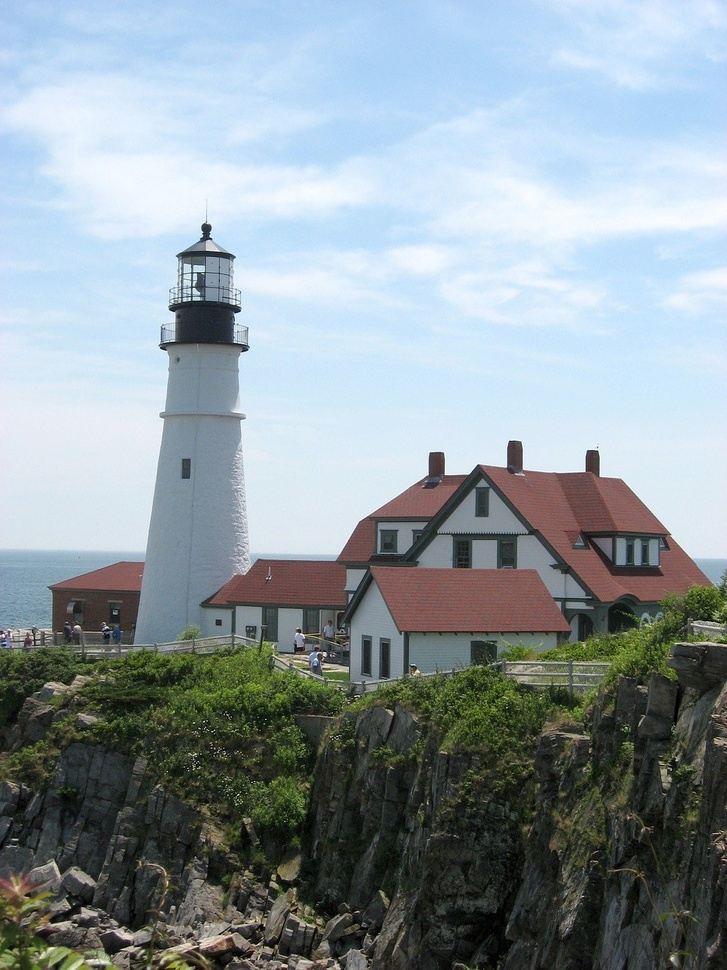
//> input picture images/pic/2019101203383336641.jpg, 727 x 970 px, shrunk from 960 x 1280 before the run, given in place of vtest.avi, which was not available
$ ./optical_flow_dense   (built with g++ and OpenCV 4)
//> lines starting //> are read from the running program, lines starting //| are printed output that depends on the picture; pictures that were not available may be replaced by others from this repository, and a replacement may not be noted
//********************
// Author:  yh
// Dense optical flow (Farneback): estimate a motion vector for every pixel,
//   visualized with HSV encoding
//  HSV encoding rule: H = flow direction angle, S = fixed saturation 1,
//                     V = speed magnitude (normalized)
//  Official example: tutorial_code/video/optical_flow/optical_flow_dense.cpp
//********************
#include <opencv2/opencv.hpp>
#include <opencv2/video.hpp>
#include <iostream>

using namespace cv;
using namespace std;

int main(int argc, char **argv) {
    String videoName("../data/vtest.avi");
    if (argc > 1) videoName = argv[1];

    VideoCapture capture(videoName);
    if (!capture.isOpened()) { cout << "无法打开视频" << endl; return -1; }

    Mat frame1, prvs;
    capture >> frame1;
//> frame1 is the input picture: 970 rows x 727 cols, CV_8UC3; mean B, G, R 158.4, 152.9, 140.7
    if (frame1.empty()) return -1;
    cvtColor(frame1, prvs, COLOR_BGR2GRAY);
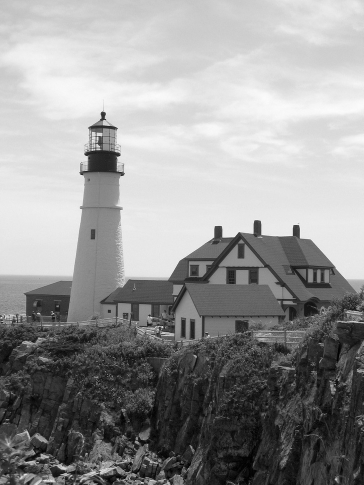
//> prvs: 970 rows x 727 cols, CV_8UC1 (shown at 1/2 size); min 0, max 255, mean 149.9

    while (true) {
        Mat frame2, next;
        capture >> frame2;
        if (frame2.empty()) break;
        cvtColor(frame2, next, COLOR_BGR2GRAY);

        // Farneback dense optical flow: outputs CV_32FC2 (per-pixel (dx, dy))
        Mat flow(prvs.size(), CV_32FC2);
        calcOpticalFlowFarneback(prvs, next, flow,
                                 0.5,     // pyr_scale: pyramid scaling
                                 3,       // levels: number of pyramid layers
                                 15,      // winsize: averaging window size
                                 3,       // iterations: iterations per layer
                                 5,       // poly_n: polynomial neighborhood size
                                 1.2,     // poly_sigma: Gaussian standard deviation
                                 0);      // flags

        // Split dx, dy -> polar (magnitude = speed, angle = direction)
        Mat flow_parts[2];
        split(flow, flow_parts);
        Mat magnitude, angle, magn_norm;
        cartToPolar(flow_parts[0], flow_parts[1], magnitude, angle, true);
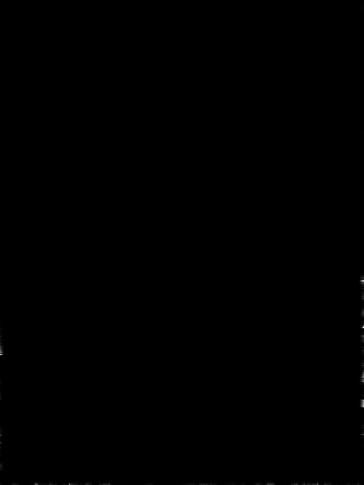
//> magnitude: 970 rows x 727 cols, CV_32FC1 (shown at 1/2 size); min 0, max 0.174, mean 8.38e-05; drawn with min black and max white
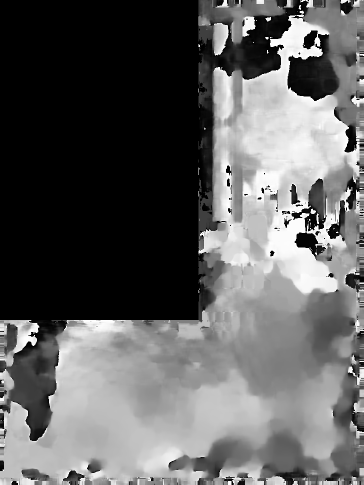
//> angle: 970 rows x 727 cols, CV_32FC1 (shown at 1/2 size); min 0, max 360, mean 135; drawn with min black and max white

        // Normalize speed to [0,1]; scale angle to the H channel range
        normalize(magnitude, magn_norm, 0.0f, 1.0f, NORM_MINMAX);
        angle *= ((1.f / 360.f) * (180.f / 255.f));
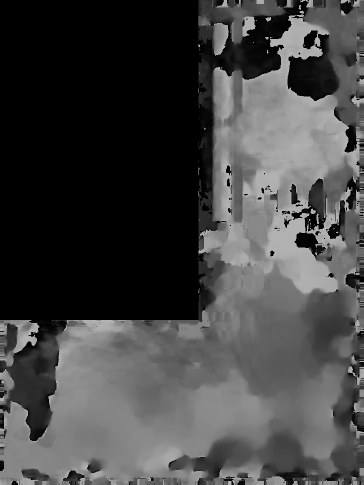
//> angle: 970 rows x 727 cols, CV_32FC1 (shown at 1/2 size); min 0, max 0.706, mean 0.265

        // Build HSV and convert to BGR for display: H=direction, S=1, V=speed
        Mat _hsv[3], hsv, hsv8, bgr;
        _hsv[0] = angle;
        _hsv[1] = Mat::ones(angle.size(), CV_32F);
//> _hsv[1]: 970 rows x 727 cols, CV_32FC1; every value is 1
        _hsv[2] = magn_norm;
        merge(_hsv, 3, hsv);
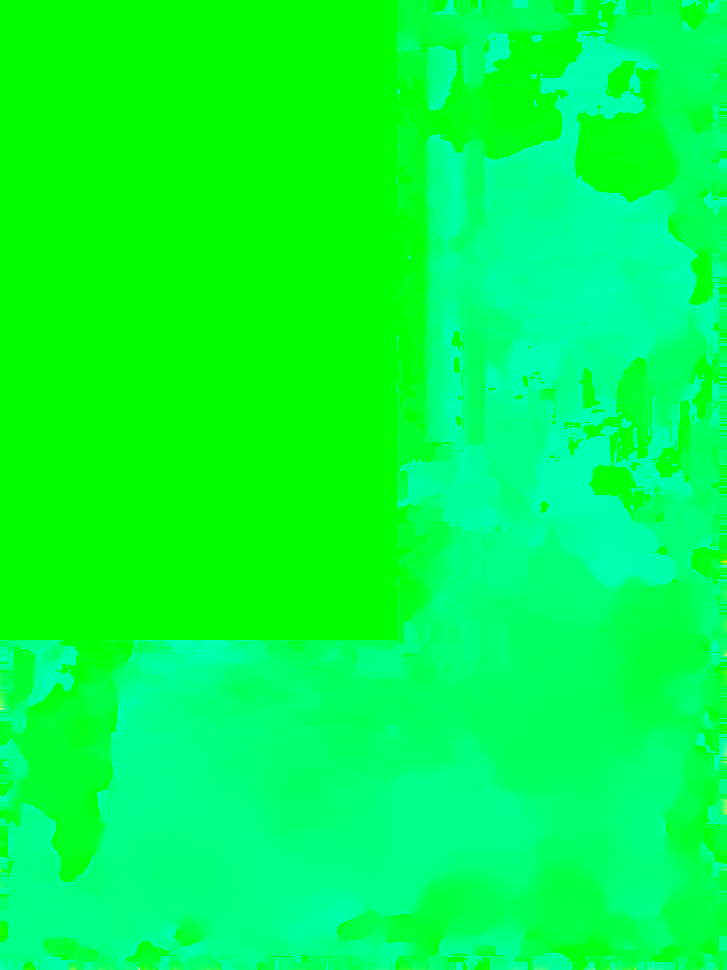
//> hsv: 970 rows x 727 cols, CV_32FC3; mean B, G, R 0.265, 1, 0.00048
        hsv.convertTo(hsv8, CV_8U, 255.0);
        cvtColor(hsv8, bgr, COLOR_HSV2BGR);

        imshow("dense optical flow", bgr);
        if (waitKey(30) == 27) break;
//> the Esc key is pressed
        prvs = next;
    }
    return 0;
}

$ run again, on images/pic/201910282300503083.jpg
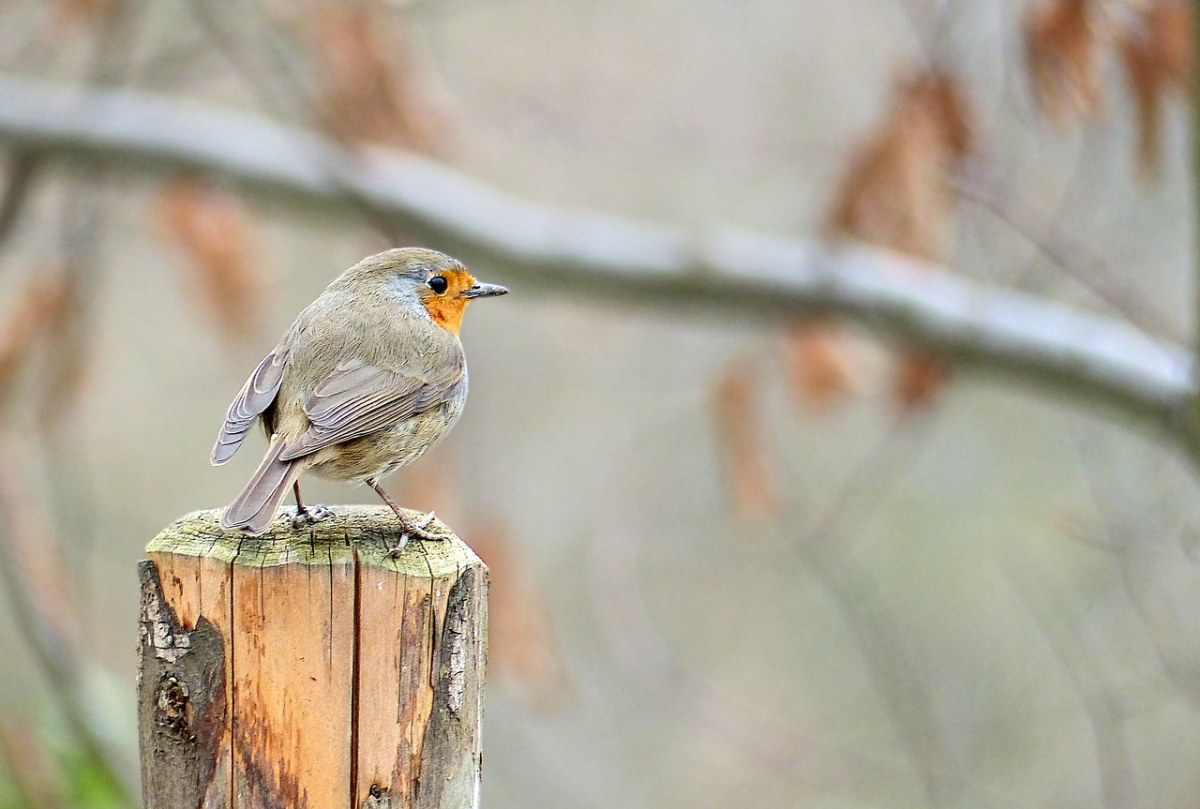
//> input picture images/pic/201910282300503083.jpg, 1200 x 809 px, given in place of vtest.avi, which was not available
//> frame1 is the input picture: 809 rows x 1200 cols, CV_8UC3; mean B, G, R 151.5, 167.3, 175
//> `angle *= ((1.f / 360.f) * (180.f / 255.f));`:
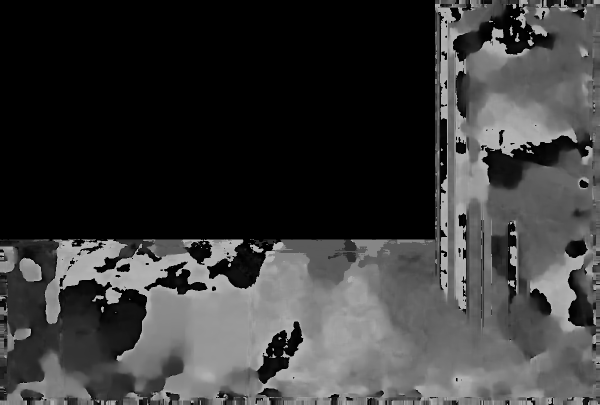
//> angle: 809 rows x 1200 cols, CV_32FC1 (shown at 1/2 size); min 0, max 0.706, mean 0.227
//> `merge(_hsv, 3, hsv);`:
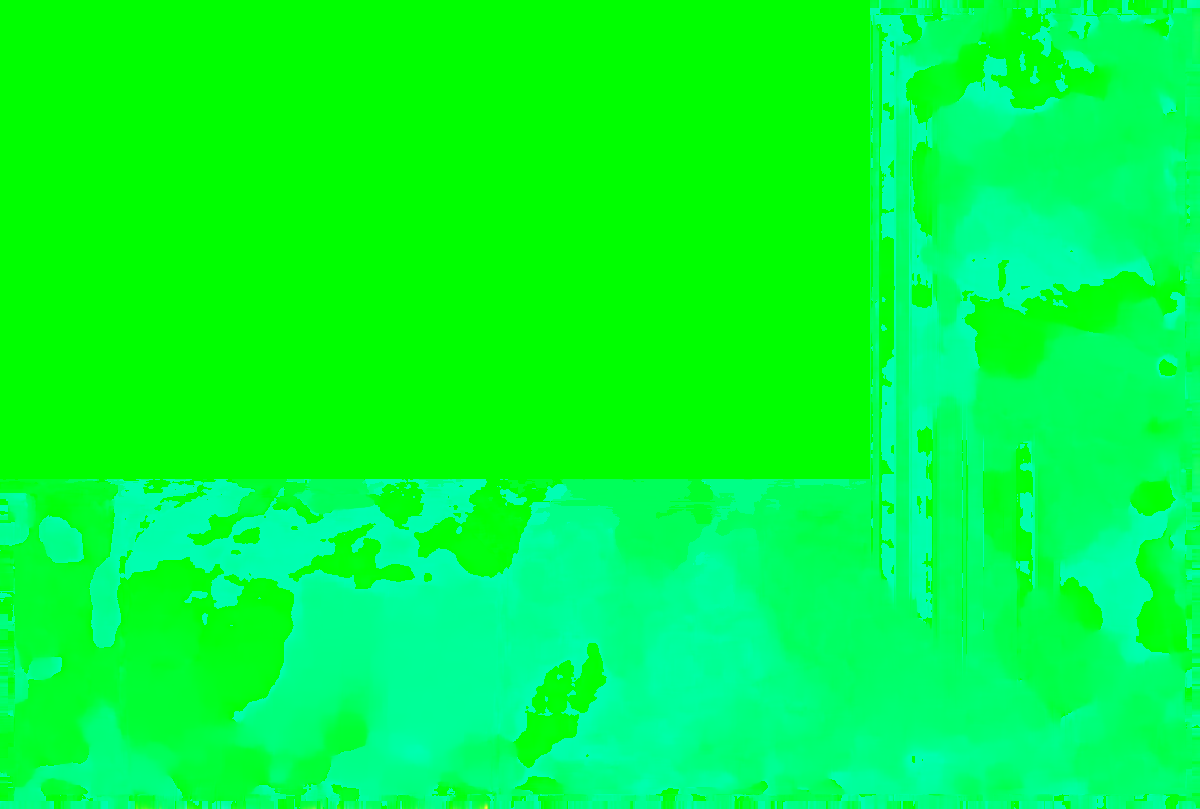
//> hsv: 809 rows x 1200 cols, CV_32FC3; mean B, G, R 0.227, 1, 0.000184
